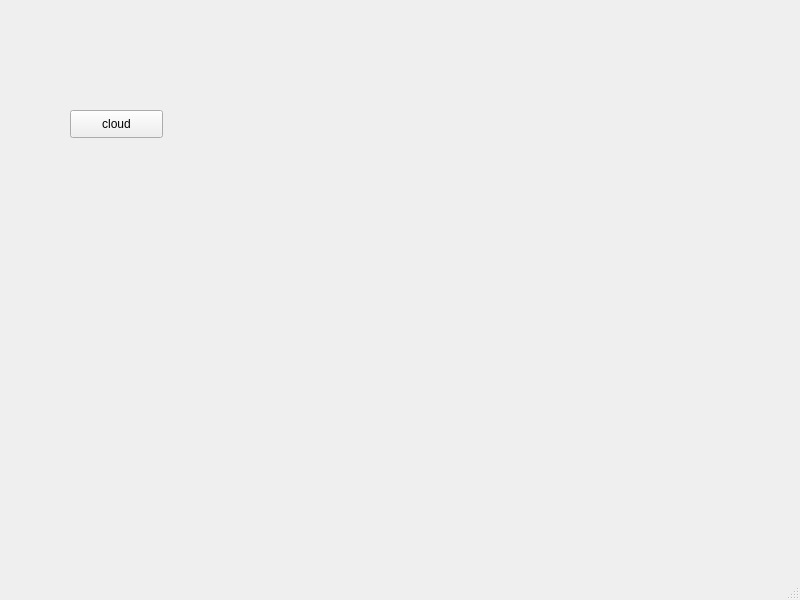
<?xml version="1.0" encoding="UTF-8"?>
<ui version="4.0">
 <class>MainWindow</class>
 <widget class="QMainWindow" name="MainWindow">
  <property name="geometry">
   <rect>
    <x>0</x>
    <y>0</y>
    <width>800</width>
    <height>600</height>
   </rect>
  </property>
  <property name="windowTitle">
   <string>MainWindow</string>
  </property>
  <widget class="QWidget" name="centralwidget">
   <widget class="QPushButton" name="pushButton">
    <property name="geometry">
     <rect>
      <x>70</x>
      <y>110</y>
      <width>93</width>
      <height>28</height>
     </rect>
    </property>
    <property name="text">
     <string>cloud</string>
    </property>
   </widget>
  </widget>
  <widget class="QMenuBar" name="menubar">
   <property name="geometry">
    <rect>
     <x>0</x>
     <y>0</y>
     <width>800</width>
     <height>26</height>
    </rect>
   </property>
  </widget>
  <widget class="QStatusBar" name="statusbar"/>
 </widget>
 <resources/>
 <connections/>
</ui>
